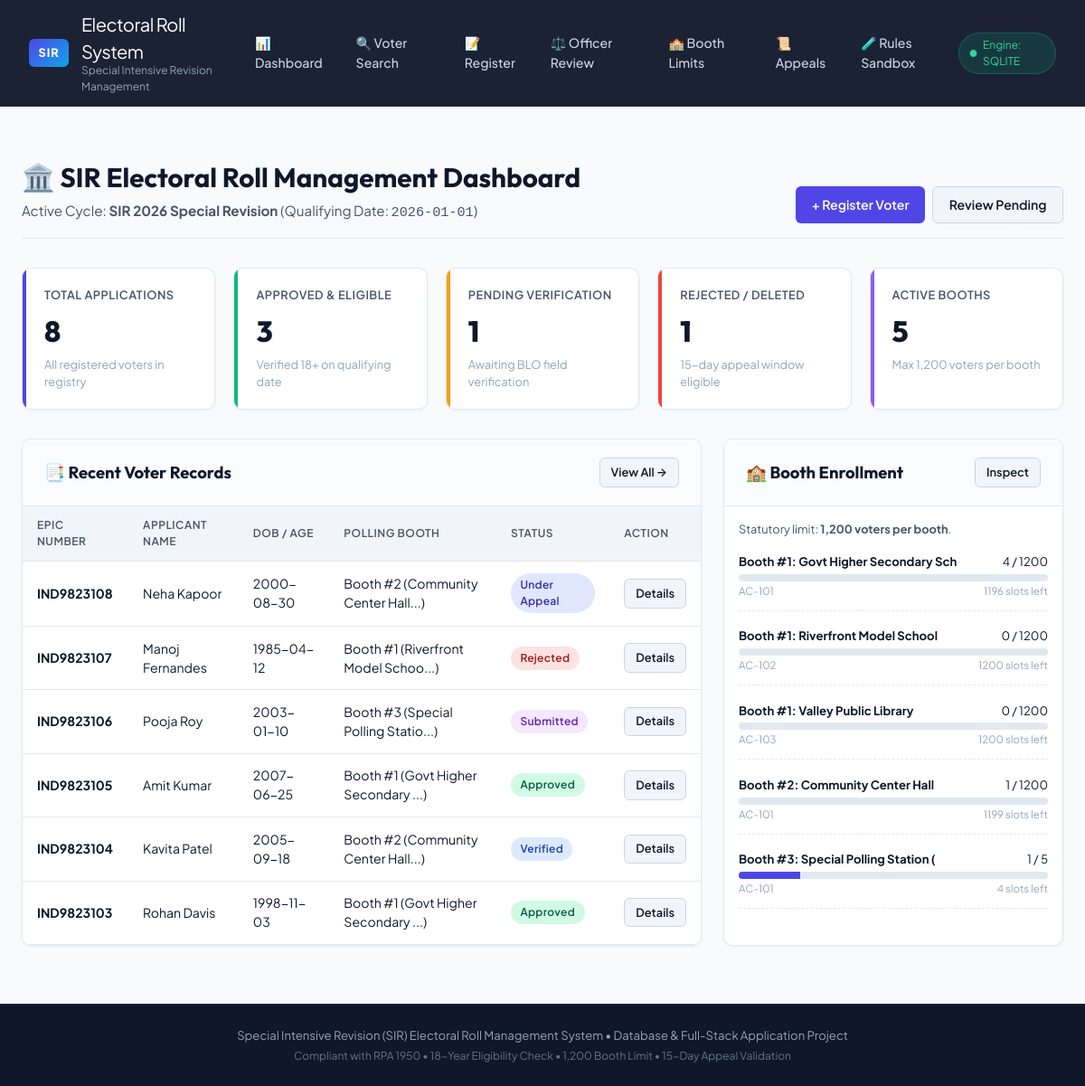
The page / on the database its author committed.
### tables this page shows
CREATE TABLE SIRCycle (
            cycle_id INTEGER PRIMARY KEY AUTOINCREMENT,
            cycle_name TEXT NOT NULL,
            start_date TEXT NOT NULL,
            end_date TEXT NOT NULL,
            qualifying_date TEXT NOT NULL,
            status TEXT NOT NULL DEFAULT 'Active',
            description TEXT,
            created_at TIMESTAMP DEFAULT CURRENT_TIMESTAMP
        );

CREATE TABLE Voter (
            voter_id INTEGER PRIMARY KEY AUTOINCREMENT,
            epic_number TEXT NOT NULL UNIQUE,
            first_name TEXT NOT NULL,
            last_name TEXT NOT NULL,
            dob TEXT NOT NULL,
            gender TEXT NOT NULL,
            guardian_name TEXT NOT NULL,
            guardian_relation TEXT NOT NULL,
            mobile TEXT,
            household_id INTEGER NOT NULL,
            booth_id INTEGER NOT NULL,
            cycle_id INTEGER NOT NULL,
            status TEXT NOT NULL DEFAULT 'Submitted',
            created_at TIMESTAMP DEFAULT CURRENT_TIMESTAMP,
            updated_at TIMESTAMP DEFAULT CURRENT_TIMESTAMP,
            FOREIGN KEY (household_id) REFERENCES Household(household_id) ON DELETE RESTRICT,
            FOREIGN KEY (booth_id) REFERENCES PollingBooth(booth_id) ON DELETE RESTRICT,
            FOREIGN KEY (cycle_id) REFERENCES SIRCycle(cycle_id) ON DELETE RESTRICT
        );

CREATE TABLE PollingBooth (
            booth_id INTEGER PRIMARY KEY AUTOINCREMENT,
            constituency_id INTEGER NOT NULL,
            booth_number INTEGER NOT NULL,
            booth_name TEXT NOT NULL,
            location TEXT NOT NULL,
            max_capacity INTEGER NOT NULL DEFAULT 1200,
            created_at TIMESTAMP DEFAULT CURRENT_TIMESTAMP,
            FOREIGN KEY (constituency_id) REFERENCES Constituency(constituency_id) ON DELETE RESTRICT,
            UNIQUE(constituency_id, booth_number)
        );

### app.py (the view)
@app.route("/")
def index():
    stats = {
        "total_voters": db.query("SELECT COUNT(*) AS c FROM Voter", fetchone=True)["c"],
        "approved_voters": db.query("SELECT COUNT(*) AS c FROM Voter WHERE status = 'Approved'", fetchone=True)["c"],
        "pending_voters": db.query("SELECT COUNT(*) AS c FROM Voter WHERE status IN ('Submitted', 'Pending_Verification')", fetchone=True)["c"],
        "rejected_voters": db.query("SELECT COUNT(*) AS c FROM Voter WHERE status = 'Rejected'", fetchone=True)["c"],
        "under_appeal": db.query("SELECT COUNT(*) AS c FROM Voter WHERE status = 'Under_Appeal'", fetchone=True)["c"],
        "total_booths": db.query("SELECT COUNT(*) AS c FROM PollingBooth", fetchone=True)["c"],
        "total_households": db.query("SELECT COUNT(*) AS c FROM Household", fetchone=True)["c"],
    }
    recent_voters = VoterModel.get_all(limit=6)
    booths = ElectoralMetadataModel.get_booths_with_stats()
    return render_template("index.html", stats=stats, recent_voters=recent_voters, booths=booths)

### app.py (called while the page is built)
@app.context_processor
def inject_global_data():
    return {
        "db_driver": db.driver,
        "current_year": datetime.now().year,
        "active_cycle": db.query("SELECT * FROM SIRCycle WHERE status = 'Active' LIMIT 1", fetchone=True)
    }

### database.py (called while the page is built)
    def query(self, sql: str, params: Union[Tuple, List] = (), fetchone: bool = False) -> Any:
        conn = self.get_connection()
        try:
            if self.driver == "mysql":
                cursor = conn.cursor(dictionary=True)
                cursor.execute(sql, params)
                res = cursor.fetchone() if fetchone else cursor.fetchall()
                cursor.close()
                return res
            else:
                sql_sqlite = sql.replace("%s", "?")
                cursor = conn.cursor()
                cursor.execute(sql_sqlite, params)
                if fetchone:
                    row = cursor.fetchone()
                    res = dict(row) if row else None
                else:
                    res = [dict(row) for row in cursor.fetchall()]
                cursor.close()
                return res
        finally:
            conn.close()

### models.py (called while the page is built)
    @staticmethod
    def get_all(limit: int = 100) -> List[Dict]:
        sql = """
            SELECT v.*, pb.booth_name, pb.booth_number, c.name AS constituency_name, h.address_line
            FROM Voter v
            JOIN PollingBooth pb ON v.booth_id = pb.booth_id
            JOIN Constituency c ON pb.constituency_id = c.constituency_id
            JOIN Household h ON v.household_id = h.household_id
            ORDER BY v.voter_id DESC
            LIMIT %s
        """
        return db.query(sql, (limit,))

### templates/index.html (shortened to what this page needs)
{% extends "base.html" %}
{% block content %}
<div class="page-header">
    <div>
        <h1>🏛️ SIR Electoral Roll Management Dashboard</h1>
        <p>Active Cycle: <strong>{{ active_cycle.cycle_name if active_cycle else "SIR 2026 Special Revision" }}</strong> (Qualifying Date: <code>{{ active_cycle.qualifying_date if active_cycle else "2026-01-01" }}</code>)</p>
    </div>
    <div style="display: flex; gap: 0.5rem;">
        <a href="{{ url_for('register') }}" class="btn btn-primary">+ Register Voter</a>
        <a href="{{ url_for('review') }}" class="btn btn-secondary">Review Pending</a>
    </div>
</div>
<div class="stats-grid">
    <div class="stat-card primary">
        <div class="stat-label">Total Applications</div>
        <div class="stat-value">{{ stats.total_voters }}</div>
        <div class="stat-desc">All registered voters in registry</div>
    </div>
    <div class="stat-card success">
        <div class="stat-label">Approved &amp; Eligible</div>
        <div class="stat-value">{{ stats.approved_voters }}</div>
        <div class="stat-desc">Verified 18+ on qualifying date</div>
    </div>
    <div class="stat-card warning">
        <div class="stat-label">Pending Verification</div>
        <div class="stat-value">{{ stats.pending_voters }}</div>
        <div class="stat-desc">Awaiting BLO field verification</div>
    </div>
    <div class="stat-card danger">
        <div class="stat-label">Rejected / Deleted</div>
        <div class="stat-value">{{ stats.rejected_voters }}</div>
        <div class="stat-desc">15-day appeal window eligible</div>
    </div>
    <div class="stat-card purple">
        <div class="stat-label">Active Booths</div>
        <div class="stat-value">{{ stats.total_booths }}</div>
        <div class="stat-desc">Max 1,200 voters per booth</div>
    </div>
</div>
<div style="display: grid; grid-template-columns: 2fr 1fr; gap: 1.5rem;">
    <div class="card">
        <div class="card-header">
            <h3>📑 Recent Voter Records</h3>
            <a href="{{ url_for('search') }}" class="btn btn-secondary btn-sm">View All &rarr;</a>
        </div>
        <div class="table-responsive">
            <table>
                <thead>
                    <tr>
                        <th>EPIC Number</th>
                        <th>Applicant Name</th>
                        <th>DOB / Age</th>
                        <th>Polling Booth</th>
                        <th>Status</th>
                        <th>Action</th>
                    </tr>
                </thead>
                <tbody>
                    {% for v in recent_voters %}
                    <tr>
                        <td><strong>{{ v.epic_number }}</strong></td>
                        <td>{{ v.first_name }} {{ v.last_name }}</td>
                        <td>{{ v.dob }}</td>
                        <td>Booth #{{ v.booth_number }} ({{ v.booth_name[:22] }}...)</td>
                        <td>
                            {% if v.status == 'Approved' %}
                                <span class="badge badge-approved">Approved</span>
                            {% elif v.status == 'Verified' %}
                                <span class="badge badge-verified">Verified</span>
                            {% elif v.status == 'Pending_Verification' %}
                                <span class="badge badge-pending">Pending Verif</span>
                            {% elif v.status == 'Submitted' %}
                                <span class="badge badge-submitted">Submitted</span>
                            {% elif v.status == 'Rejected' %}
                                <span class="badge badge-rejected">Rejected</span>
                            {% elif v.status == 'Under_Appeal' %}
                                <span class="badge badge-appeal">Under Appeal</span>
                            {% else %}
                                <span class="badge badge-deleted">{{ v.status }}</span>
                            {% endif %}
                        </td>
                        <td>
                            <a href="{{ url_for('voter_detail', voter_id=v.voter_id) }}" class="btn btn-secondary btn-sm">Details</a>
                        </td>
                    </tr>
                    {% endfor %}
                </tbody>
            </table>
        </div>
    </div>
    <div class="card">
        <div class="card-header">
            <h3>🏫 Booth Enrollment</h3>
            <a href="{{ url_for('booths') }}" class="btn btn-secondary btn-sm">Inspect</a>
        </div>
        <div class="card-body" style="padding: 1rem;">
            <p style="font-size: 0.8rem; color: var(--text-secondary); margin-bottom: 1rem;">
                Statutory limit: <strong>1,200 voters per booth</strong>.
            </p>
            {% for b in booths %}
            <div style="margin-bottom: 1.1rem; padding-bottom: 0.8rem; border-bottom: 1px dashed var(--card-border);">
                <div style="display: flex; justify-content: space-between; font-size: 0.82rem; margin-bottom: 0.25rem;">
                    <strong>Booth #{{ b.booth_number }}: {{ b.booth_name[:25] }}</strong>
                    <span>{{ b.enrolled_voters }} / {{ b.max_capacity }}</span>
                </div>
                {% set pct = (b.enrolled_voters / b.max_capacity * 100) | round | int %}
                <div style="background: #e2e8f0; height: 8px; border-radius: 4px; overflow: hidden;">
                    <div style="background: {% if pct >= 100 %}var(--danger){% elif pct >= 80 %}var(--warning){% else %}var(--primary){% endif %}; width: {{ [pct, 100] | min }}%; height: 100%;"></div>
                </div>
                <div style="display: flex; justify-content: space-between; font-size: 0.72rem; color: var(--text-muted); margin-top: 2px;">
                    <span>{{ b.constituency_code }}</span>
                    <span>{% if pct >= 100 %}<strong style="color: var(--danger);">LIMIT REACHED</strong>{% else %}{{ b.slots_remaining }} slots left{% endif %}</span>
                </div>
            </div>
            {% endfor %}
        </div>
    </div>
</div>
{% endblock %}

### templates/base.html (shortened to what this page needs)
<!DOCTYPE html>
<html lang="en">
<head>
    <link rel="stylesheet" href="{{ url_for('static', filename='css/style.css') }}">
</head>
<body>
    <header class="navbar">
        <div class="nav-container">
            <a href="{{ url_for('index') }}" class="brand">
                <span class="brand-badge">SIR</span>
                <div>
                    <span class="brand-title">Electoral Roll System</span>
                    <span class="brand-subtitle">Special Intensive Revision Management</span>
                </div>
            </a>
            <ul class="nav-links">
                <li><a href="{{ url_for('index') }}">📊 Dashboard</a></li>
                <li><a href="{{ url_for('search') }}">🔍 Voter Search</a></li>
                <li><a href="{{ url_for('register') }}">📝 Register</a></li>
                <li><a href="{{ url_for('review') }}">⚖️ Officer Review</a></li>
                <li><a href="{{ url_for('booths') }}">🏫 Booth Limits</a></li>
                <li><a href="{{ url_for('appeals') }}">📜 Appeals</a></li>
                <li><a href="{{ url_for('rules_demo') }}">🧪 Rules Sandbox</a></li>
            </ul>
            <div class="driver-pill" title="Active Storage Engine">
                <span style="font-size: 0.65rem;">●</span> Engine: {{ db_driver | upper }}
            </div>
        </div>
    </header>
    <main class="main-wrapper">
        {% block content %}{% endblock %}
    </main>
    <footer>
        <p>Special Intensive Revision (SIR) Electoral Roll Management System &bull; Database &amp; Full-Stack Application Project</p>
        <p style="margin-top: 4px; font-size: 0.75rem; color: #64748b;">Compliant with RPA 1950 &bull; 18-Year Eligibility Check &bull; 1,200 Booth Limit &bull; 15-Day Appeal Validation</p>
    </footer>
</body>
</html>

### rows shown on the page
SIRCycle: cycle_name "SIR 2026 Special Revision", qualifying_date "2026-01-01"
Voter: epic_number "IND9823108", first_name "Neha", last_name "Kapoor", dob "2000-08-30", booth_number "2", booth_name "Community Center Hall", status "Under Appeal"
Voter: epic_number "IND9823107", first_name "Manoj", last_name "Fernandes", dob "1985-04-12", booth_number "1", booth_name "Riverfront Model Schoo", status "Rejected"
Voter: epic_number "IND9823106", first_name "Pooja", last_name "Roy", dob "2003-01-10", booth_number "3", booth_name "Special Polling Statio", status "Submitted"
Voter: epic_number "IND9823105", first_name "Amit", last_name "Kumar", dob "2007-06-25", booth_number "1", booth_name "Govt Higher Secondary", status "Approved"
Voter: epic_number "IND9823104", first_name "Kavita", last_name "Patel", dob "2005-09-18", booth_number "2", booth_name "Community Center Hall", status "Verified"
Voter: epic_number "IND9823103", first_name "Rohan", last_name "Davis", dob "1998-11-03", booth_number "1", booth_name "Govt Higher Secondary", status "Approved"
PollingBooth: booth_number "1", booth_name "Govt Higher Secondary Sch", enrolled_voters "4", max_capacity "1200", constituency_code "AC-101", slots_remaining "1196"
PollingBooth: booth_number "1", booth_name "Riverfront Model School", enrolled_voters "0", max_capacity "1200", constituency_code "AC-102", slots_remaining "1200"
PollingBooth: booth_number "1", booth_name "Valley Public Library", enrolled_voters "0", max_capacity "1200", constituency_code "AC-103", slots_remaining "1200"
PollingBooth: booth_number "2", booth_name "Community Center Hall", enrolled_voters "1", max_capacity "1200", constituency_code "AC-101", slots_remaining "1199"
PollingBooth: booth_number "3", booth_name "Special Polling Station (", enrolled_voters "1", max_capacity "5", {{ [pct, 100] | min }} 20 (drawn), constituency_code "AC-101", slots_remaining "4"

### other values the page prints
{{ db_driver | upper }} "SQLITE"
{{ stats.total_voters }} "8"
{{ stats.approved_voters }} "3"
{{ stats.pending_voters }} "1"
{{ stats.rejected_voters }} "1"
{{ stats.total_booths }} "5"
